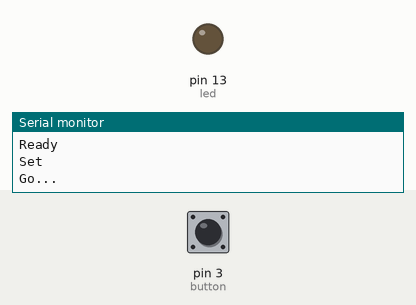
This sketch was run on a simulated Arduino Uno, built with avr-gcc and run on an emulated ATmega328P. Parts: output pins drawn as LEDs (lit = HIGH), the last lines printed to the serial monitor. The test bench sets the inputs (shaded band); at power-on: pin 3 (button) HIGH. Random numbers use the default seed unless the sketch sets one.

Above: at 2.2 s.
2.3 s: pin 3 (button) pulled LOW for 3.2 s
At 9.2 s:
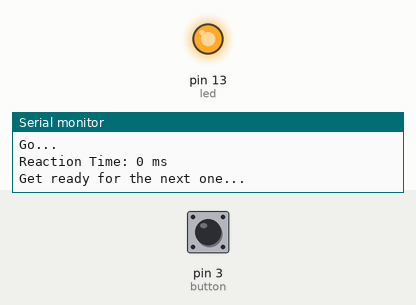
Timing chart, 0 to 10.7 s (numbered marks = the images above; inputs shaded):
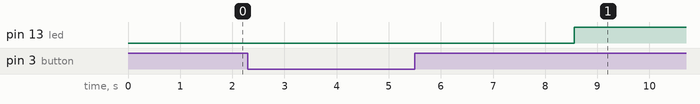

The sketch:

Reaction_time.ino
```cpp
int led=13;
int button=3;
unsigned long randDelay;
unsigned long OnTime;
unsigned long ResetTime = 0;

void setup() {
  Serial.begin(9600);
  pinMode(led, OUTPUT);
  pinMode(button, INPUT_PULLUP);
  randDelay=random(2500, 6500);
  ResetTime=millis();

  Serial.println("Ready");
  delay(500);
  Serial.println("Set");
  delay(500);
  Serial.println("Go...");
}

void loop() {
  unsigned long current=millis();

  if (digitalRead(led)==LOW) {
    if (current-ResetTime>=randDelay) {
      digitalWrite(led, HIGH);
      OnTime=millis();
    }
  }

  else {
    if (digitalRead(button)==LOW) {
      unsigned long reactTime=millis()-OnTime;
      Serial.print("Reaction Time: ");
      Serial.print(reactTime);
      Serial.println(" ms");

      digitalWrite(led, LOW);
      randDelay=random(2000, 6000);
      ResetTime=millis();
      Serial.println("");
      Serial.println("Get ready for the next one...");
      delay(200);
    }
  }
}
```
